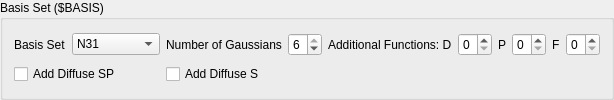
    <widget class="QGroupBox" name="groupBox_2">
     <property name="title">
      <string>Basis Set ($BASIS)</string>
     </property>
     <layout class="QGridLayout" name="gridLayout_2">
      <item row="0" column="4">
       <widget class="QSpinBox" name="NGAUSSSpin">
        <property name="minimum">
         <number>3</number>
        </property>
        <property name="maximum">
         <number>6</number>
        </property>
        <property name="value">
         <number>6</number>
        </property>
       </widget>
      </item>
      <item row="0" column="3">
       <widget class="QLabel" name="label_17">
        <property name="sizePolicy">
         <sizepolicy hsizetype="Minimum" vsizetype="Preferred">
          <horstretch>0</horstretch>
          <verstretch>0</verstretch>
         </sizepolicy>
        </property>
        <property name="text">
         <string>Number of Gaussians</string>
        </property>
       </widget>
      </item>
      <item row="0" column="5">
       <layout class="QHBoxLayout" name="horizontalLayout_3">
        <item>
         <widget class="QLabel" name="label_14">
          <property name="sizePolicy">
           <sizepolicy hsizetype="Minimum" vsizetype="Preferred">
            <horstretch>0</horstretch>
            <verstretch>0</verstretch>
           </sizepolicy>
          </property>
          <property name="text">
           <string>Additional Functions: D</string>
          </property>
         </widget>
        </item>
        <item>
         <widget class="QSpinBox" name="NDFUNCSpin">
          <property name="maximum">
           <number>3</number>
          </property>
          <property name="singleStep">
           <number>1</number>
          </property>
          <property name="value">
           <number>0</number>
          </property>
         </widget>
        </item>
        <item>
         <widget class="QLabel" name="label_15">
          <property name="sizePolicy">
           <sizepolicy hsizetype="Minimum" vsizetype="Preferred">
            <horstretch>0</horstretch>
            <verstretch>0</verstretch>
           </sizepolicy>
          </property>
          <property name="text">
           <string>P</string>
          </property>
         </widget>
        </item>
        <item>
         <widget class="QSpinBox" name="NPFUNCSpin">
          <property name="maximum">
           <number>3</number>
          </property>
          <property name="singleStep">
           <number>1</number>
          </property>
          <property name="value">
           <number>0</number>
          </property>
         </widget>
        </item>
        <item>
         <widget class="QLabel" name="label_16">
          <property name="sizePolicy">
           <sizepolicy hsizetype="Minimum" vsizetype="Preferred">
            <horstretch>0</horstretch>
            <verstretch>0</verstretch>
           </sizepolicy>
          </property>
          <property name="text">
           <string>F</string>
          </property>
         </widget>
        </item>
        <item>
         <widget class="QSpinBox" name="NFFUNCSpin">
          <property name="maximum">
           <number>1</number>
          </property>
          <property name="singleStep">
           <number>1</number>
          </property>
          <property name="value">
           <number>0</number>
          </property>
         </widget>
        </item>
       </layout>
      </item>
      <item row="1" column="0" colspan="3">
       <widget class="QCheckBox" name="DIFFSPCheck">
        <property name="text">
         <string>Add Diffuse SP</string>
        </property>
       </widget>
      </item>
      <item row="1" column="3">
       <widget class="QCheckBox" name="DIFFSCheck">
        <property name="text">
         <string>Add Diffuse S</string>
        </property>
       </widget>
      </item>
      <item row="0" column="0">
       <widget class="QLabel" name="label_13">
        <property name="sizePolicy">
         <sizepolicy hsizetype="Minimum" vsizetype="Preferred">
          <horstretch>0</horstretch>
          <verstretch>0</verstretch>
         </sizepolicy>
        </property>
        <property name="text">
         <string>Basis Set</string>
        </property>
       </widget>
      </item>
      <item row="0" column="1" colspan="2">
       <widget class="QComboBox" name="BASISCombo">
        <property name="currentIndex">
         <number>4</number>
        </property>
        <item>
         <property name="text">
          <string>MINI</string>
         </property>
        </item>
        <item>
         <property name="text">
          <string>MIDI</string>
         </property>
        </item>
        <item>
         <property name="text">
          <string>STO</string>
         </property>
        </item>
        <item>
         <property name="text">
          <string>N21</string>
         </property>
        </item>
        <item>
         <property name="text">
          <string>N31</string>
         </property>
        </item>
        <item>
         <property name="text">
          <string>N311</string>
         </property>
        </item>
        <item>
         <property name="text">
          <string>DZV</string>
         </property>
        </item>
        <item>
         <property name="text">
          <string>DH</string>
         </property>
        </item>
        <item>
         <property name="text">
          <string>TZV</string>
         </property>
        </item>
        <item>
         <property name="text">
          <string>MC</string>
         </property>
        </item>
        <item>
         <property name="text">
          <string>CCD</string>
         </property>
        </item>
        <item>
         <property name="text">
          <string>CCT</string>
         </property>
        </item>
        <item>
         <property name="text">
          <string>CCQ</string>
         </property>
        </item>
        <item>
         <property name="text">
          <string>CC5</string>
         </property>
        </item>
        <item>
         <property name="text">
          <string>CC6</string>
         </property>
        </item>
        <item>
         <property name="text">
          <string>ACCD</string>
         </property>
        </item>
        <item>
         <property name="text">
          <string>ACCT</string>
         </property>
        </item>
        <item>
         <property name="text">
          <string>ACCQ</string>
         </property>
        </item>
        <item>
         <property name="text">
          <string>ACC5</string>
         </property>
        </item>
        <item>
         <property name="text">
          <string>ACC6</string>
         </property>
        </item>
        <item>
         <property name="text">
          <string>CCDC</string>
         </property>
        </item>
        <item>
         <property name="text">
          <string>CCTC</string>
         </property>
        </item>
        <item>
         <property name="text">
          <string>CCQC</string>
         </property>
        </item>
        <item>
         <property name="text">
          <string>CC5C</string>
         </property>
        </item>
        <item>
         <property name="text">
          <string>CC6C</string>
         </property>
        </item>
        <item>
         <property name="text">
          <string>ACCDC</string>
         </property>
        </item>
        <item>
         <property name="text">
          <string>ACCTC</string>
         </property>
        </item>
        <item>
         <property name="text">
          <string>ACCQC</string>
         </property>
        </item>
        <item>
         <property name="text">
          <string>ACC5C</string>
         </property>
        </item>
        <item>
         <property name="text">
          <string>ACC6C</string>
         </property>
        </item>
        <item>
         <property name="text">
          <string>PC0</string>
         </property>
        </item>
        <item>
         <property name="text">
          <string>PC1</string>
         </property>
        </item>
        <item>
         <property name="text">
          <string>PC2</string>
         </property>
        </item>
        <item>
         <property name="text">
          <string>PC3</string>
         </property>
        </item>
        <item>
         <property name="text">
          <string>PC4</string>
         </property>
        </item>
        <item>
         <property name="text">
          <string>APC0</string>
         </property>
        </item>
        <item>
         <property name="text">
          <string>APC1</string>
         </property>
        </item>
        <item>
         <property name="text">
          <string>APC2</string>
         </property>
        </item>
        <item>
         <property name="text">
          <string>APC3</string>
         </property>
        </item>
        <item>
         <property name="text">
          <string>APC4</string>
         </property>
        </item>
        <item>
         <property name="text">
          <string>SBKJC</string>
         </property>
        </item>
        <item>
         <property name="text">
          <string>HW</string>
         </property>
        </item>
        <item>
         <property name="text">
          <string>MCP-DZP</string>
         </property>
        </item>
        <item>
         <property name="text">
          <string>MCP-TZP</string>
         </property>
        </item>
        <item>
         <property name="text">
          <string>MCP-QZP</string>
         </property>
        </item>
        <item>
         <property name="text">
          <string>IMCP-SR1</string>
         </property>
        </item>
        <item>
         <property name="text">
          <string>IMCP-SR2</string>
         </property>
        </item>
        <item>
         <property name="text">
          <string>IMCP-NR1</string>
         </property>
        </item>
        <item>
         <property name="text">
          <string>IMCP-NR2</string>
         </property>
        </item>
        <item>
         <property name="text">
          <string>MNDO</string>
         </property>
        </item>
        <item>
         <property name="text">
          <string>AM1</string>
         </property>
        </item>
        <item>
         <property name="text">
          <string>PM3</string>
         </property>
        </item>
       </widget>
      </item>
     </layout>
    </widget>
